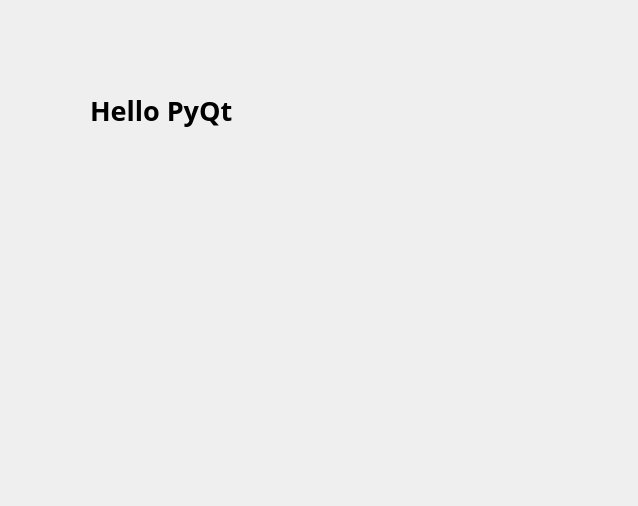
<?xml version="1.0" encoding="UTF-8"?>
<ui version="4.0">
 <class>Dialog</class>
 <widget class="QDialog" name="Dialog">
  <property name="geometry">
   <rect>
    <x>0</x>
    <y>0</y>
    <width>638</width>
    <height>506</height>
   </rect>
  </property>
  <property name="windowTitle">
   <string>Dialog</string>
  </property>
  <widget class="QLabel" name="label">
   <property name="geometry">
    <rect>
     <x>90</x>
     <y>60</y>
     <width>451</width>
     <height>101</height>
    </rect>
   </property>
   <property name="font">
    <font>
     <family>맑은 고딕</family>
     <pointsize>20</pointsize>
     <weight>75</weight>
     <bold>true</bold>
    </font>
   </property>
   <property name="text">
    <string>Hello PyQt</string>
   </property>
  </widget>
 </widget>
 <resources/>
 <connections/>
</ui>
